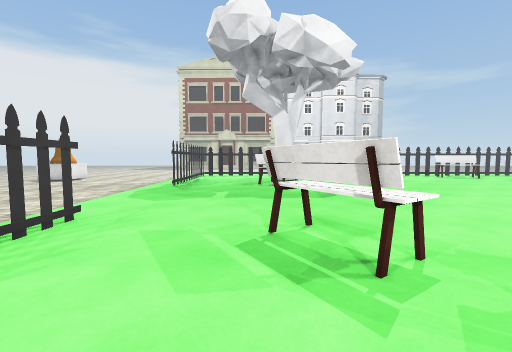
view 1 (above)

23 first-person views from a walk through a 3-D level made in the Unity game engine. The camera is 1.4 m above the floor, tilts 4° down and sees 90° across. The floor is counted in squares, 1 m on a side. Each view is taken from the middle of a square. On the plan, view 1 faces up. The plan holds only what a view shows up to about 13 squares ahead; the rest is blank. The place goes on beyond the plan. Some surface patterns are stand-ins.

view 2
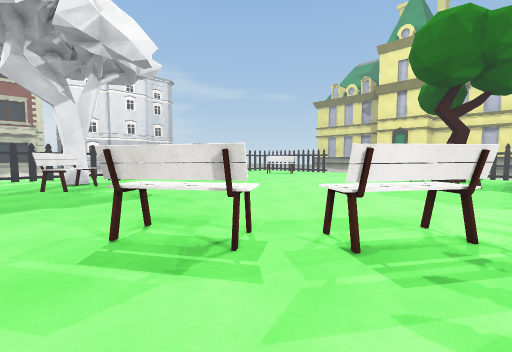

view 3
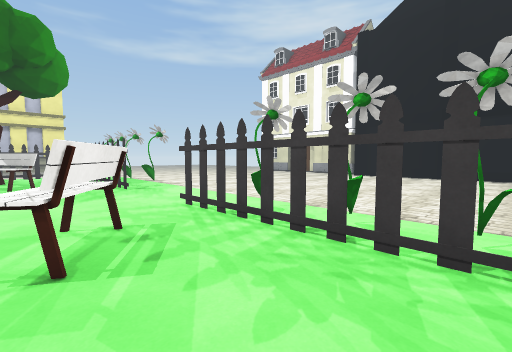

view 4
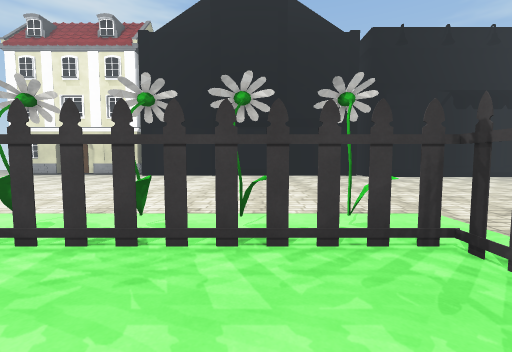

view 5
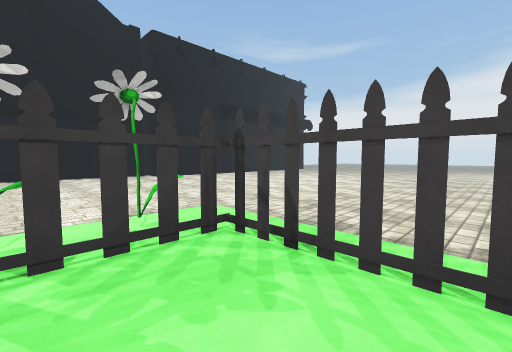

view 6
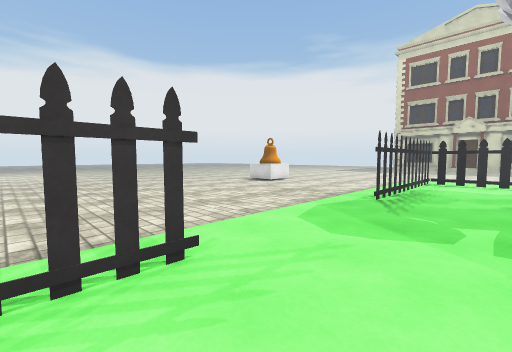

view 7
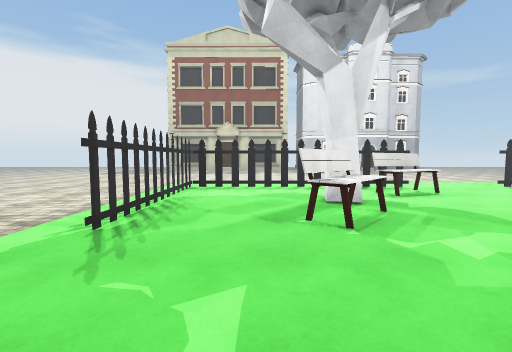

view 8
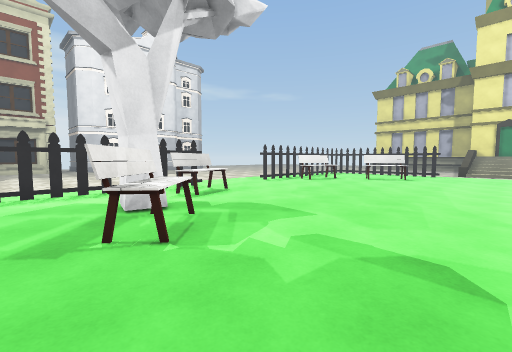

view 9
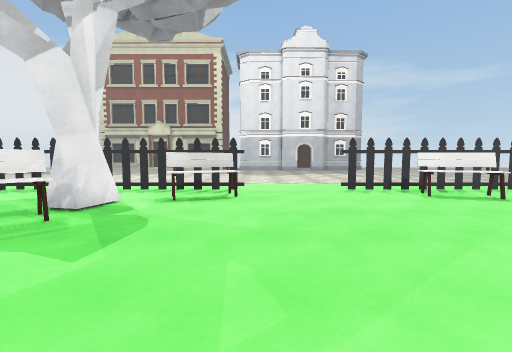

view 10
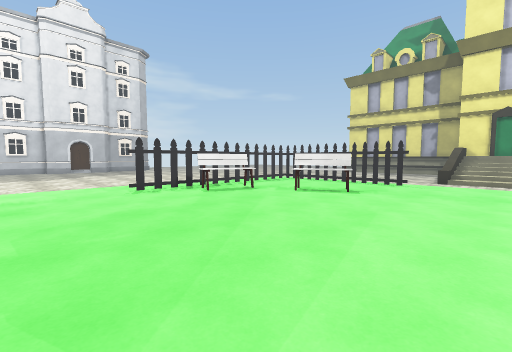

view 11
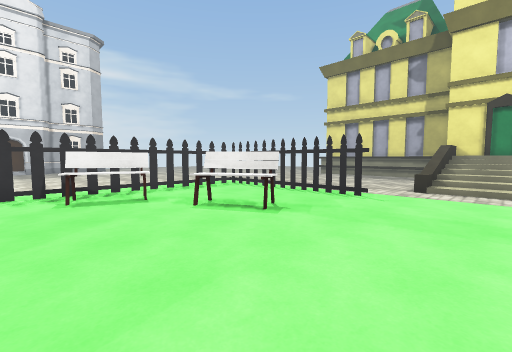

view 12
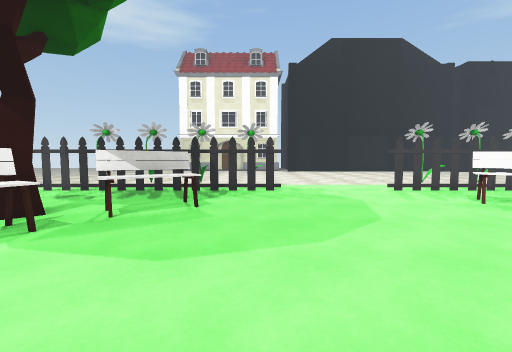

view 13
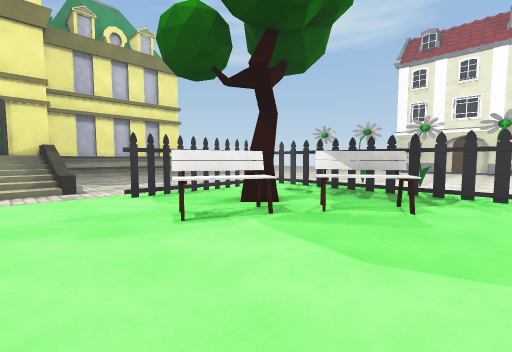

view 14
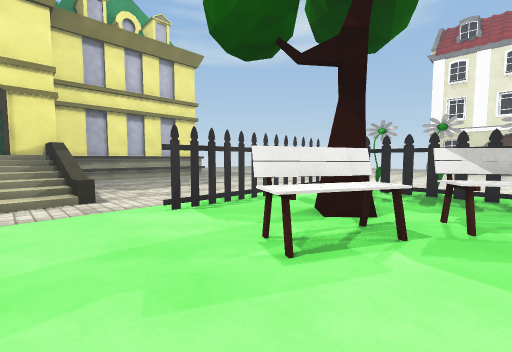

view 15
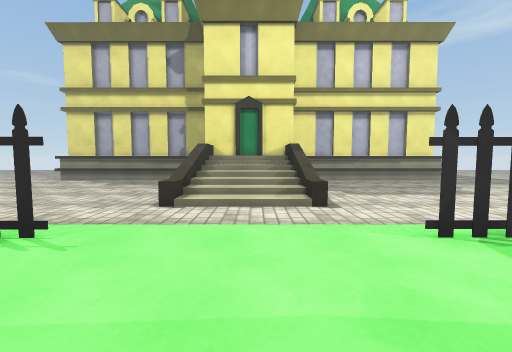

view 16
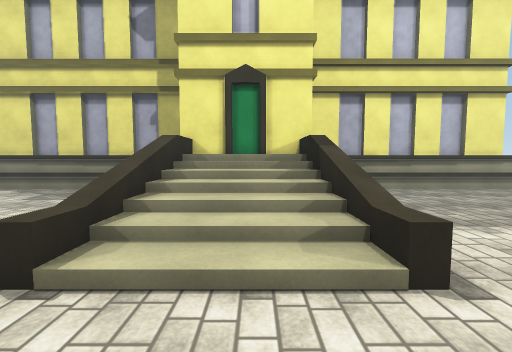

view 17
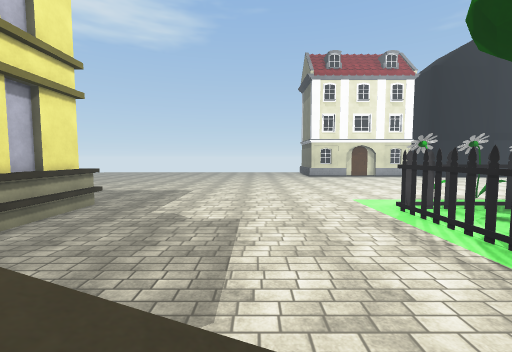

view 18
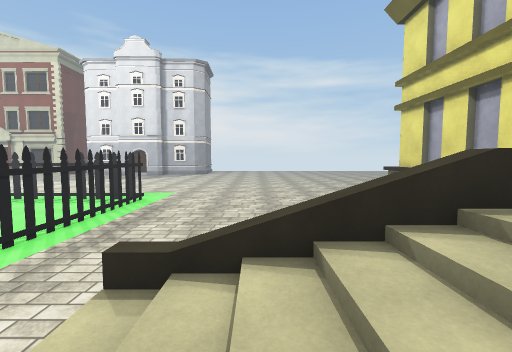

view 19
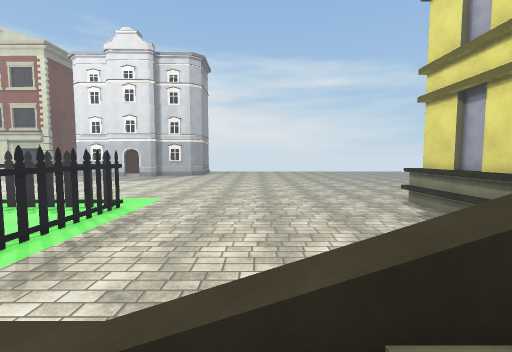

view 20
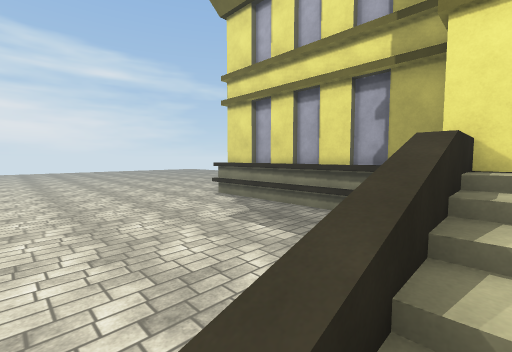

view 21
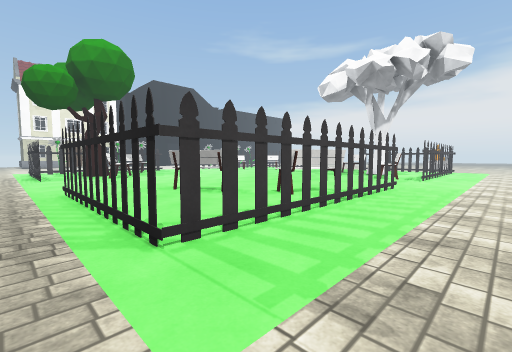

view 22
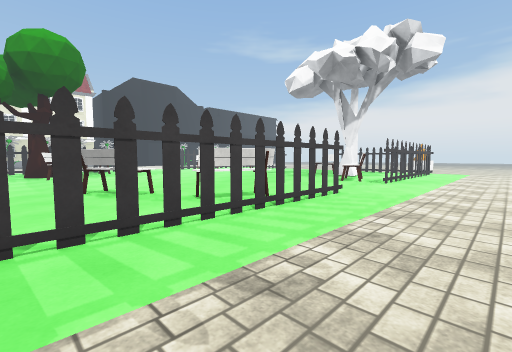

view 23
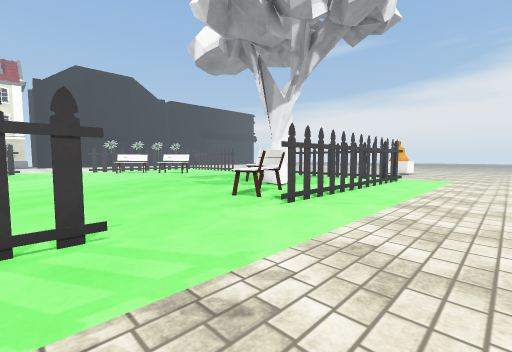

### Floor plan
Key: @ floor where view 1 was taken; # wall or solid block; x gap in a wall; . floor; / step, stairs or slope; = window, fence, low wall or low ledge; ^ raised ledge; v drop or lower ground; T tree; B bench; H thing the floor can be seen under or through; F flower.
Columns run from 11 left of view 1 to 35 right of it. Each row starts with its distance up from view 1.
 25       ........................ .     .....
 24       ........................... .  ......
 23        .......................................
 22         .....................................##
 21 ..    .......................................##
 20 .......###########....HHHHHHHHHHH............#
 19 .......#........BB......BBB.....H............#
 18 .......#.......BBB.......BBB....H............#
 17  ......#.....T..................H............#
 16   .....#....TT.............BB...H............#
 15    ....#....BB.............BBB..H............#
 14   .....#...BBB..............BB..H..........  #
 13 .......#....B...................H.......
 12 ....................................==^^x=v#
 11 ....................................///////#
 10 ....................................///////#
  9 ....................................///////#
  8 ....................................///////#
  7 ....................................=/v^^^^#
  6 ............................BB...........
  5 .......#...BB...............BB..H.........
  4 .......H....BB.............BB...H..........  #
  3         ....BB............BBTTT.H............#
  2 .......H......BB.........BBB.T..H............#
  1 .......H......BBB........BB.....#............#
  0 .......H...@....B...............#............#
 -1 .......H........................#............#
 -2 .......HHHHHHHHHH#.....##########............#
 -3 ........F.F.F..F.......F.F..F.F..............##
 -4 .......................    ..  ..............#
 -5 .....................             ............
 -6 .....................   ...
 -7  ...................    ...

Where each view was taken, in squares from view 1:
view 1: 0 up, 0 right, facing up
view 2: 0 up, 1 left, facing up-right
view 3: 2 up, 1 left, facing down-right
view 4: 2 up, 1 left, facing down
view 5: 2 up, 1 left, facing down-left
view 6: 4 up, 1 left, facing up-left
view 7: 8 up, 1 left, facing up
view 8: 9 up, 1 left, facing up-right
view 9: 9 up, 7 right, facing up
view 10: 9 up, 7 right, facing up-right
view 11: 9 up, 12 right, facing up-right
view 12: 9 up, 12 right, facing down
view 13: 9 up, 12 right, facing down-right
view 14: 9 up, 15 right, facing down-right
view 15: 9 up, 17 right, facing right
view 16: 9 up, 22 right, facing right
view 17: 8 up, 27 right, facing down
view 18: 8 up, 27 right, facing up
view 19: 10 up, 27 right, facing up
view 20: 11 up, 26 right, facing up-right
view 21: 24 up, 23 right, facing down-left
view 22: 25 up, 20 right, facing down-left
view 23: 25 up, 12 right, facing down-left
